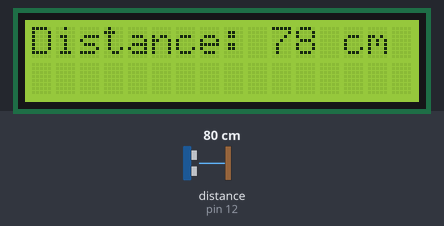
A sketch run on a simulated Arduino Uno, built with avr-gcc and run on an emulated ATmega328P. Parts: 16×2 character LCD. Wiring (inferred from the names in the program): ultrasonic range finder: trigger pin 13; echo pin 12. The inputs (shaded band) are chosen by the test bench; at power-on: distance to the obstacle (sensor on pin 12) 80 cm. The echo pulse lasts 58.3 µs per cm.

Above: at 1.2 s.
1.3 s: distance to the obstacle (sensor on pin 12) set to 2 cm
At 2.9 s:
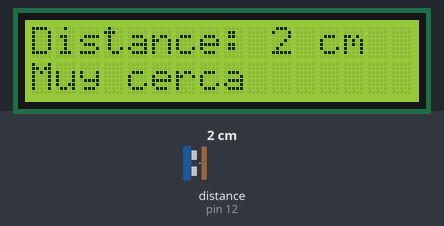
5.4 s: distance to the obstacle (sensor on pin 12) set to 9 cm
At 7.0 s:
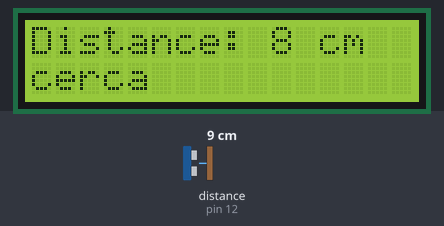
9.5 s: distance to the obstacle (sensor on pin 12) set to 18 cm
At 11.0 s:
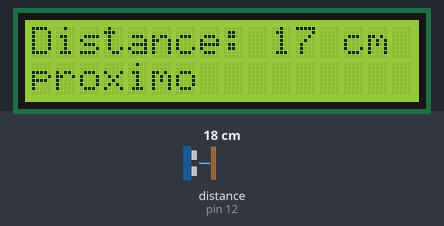
Timing chart, 0 to 12.5 s (numbered marks = the images above; inputs shaded):
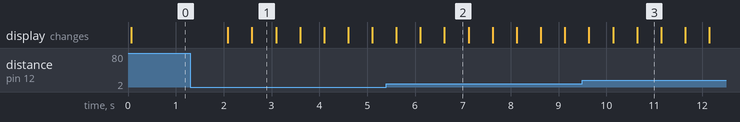

The sketch:

tp_3_7.ino
```cpp
#include <LiquidCrystal.h>
#define rojo 11
#define trigPin  13
#define echoPin  12
long duration, cm;
LiquidCrystal lcd(10, 9, 5, 4, 3, 2);

void setup() {
  Serial.begin (9600);
  lcd.begin(16, 2);
  pinMode(trigPin, OUTPUT);
  pinMode(echoPin, INPUT);

}

void loop()
{
  //lcd.print("buenas tardes");
  digitalWrite(trigPin, LOW);
  delayMicroseconds(5);
  digitalWrite(trigPin, HIGH);
  delayMicroseconds(10);
  digitalWrite(trigPin, LOW);

  duration = pulseIn(echoPin, HIGH);

  cm= duration*0.034/2;
  lcd.clear();
  lcd.setCursor(0, 0);
  lcd.print("Distance: ");
  lcd.print(cm);
  lcd.println(" cm");
  delay(500);
    if(cm <= 5)
  {
     digitalWrite(rojo, HIGH);
      lcd.setCursor(0, 1);
      lcd.print("Muy cerca");

   }
    else if(cm > 5 && cm <= 10)
  {
      digitalWrite(rojo, LOW);
      lcd.setCursor(0, 1);
      lcd.print("cerca");


   }
    else if(cm > 10 && cm <= 20)
  {
      digitalWrite(rojo, LOW);
      lcd.setCursor(0, 1);
      lcd.print("proximo");


   }
    else
  {
     digitalWrite(rojo, LOW);
     lcd.setCursor(0, 1);
     lcd.print("");

   }
  delay(500);

}
```

Measured:
- after the input at 1.3 s, the display: first changes after 0.79 s (image 1 shows a later state)
- after the input at 5.4 s, the display: first differs from a run without the input after 0.71 s (image 2 shows a later state)
- after the input at 9.5 s, the display: first differs from a run without the input after 0.64 s (image 3 shows a later state)
- what the display in image 1 shows lasts 0.5 s, from 2.6 s to 3.1 s
